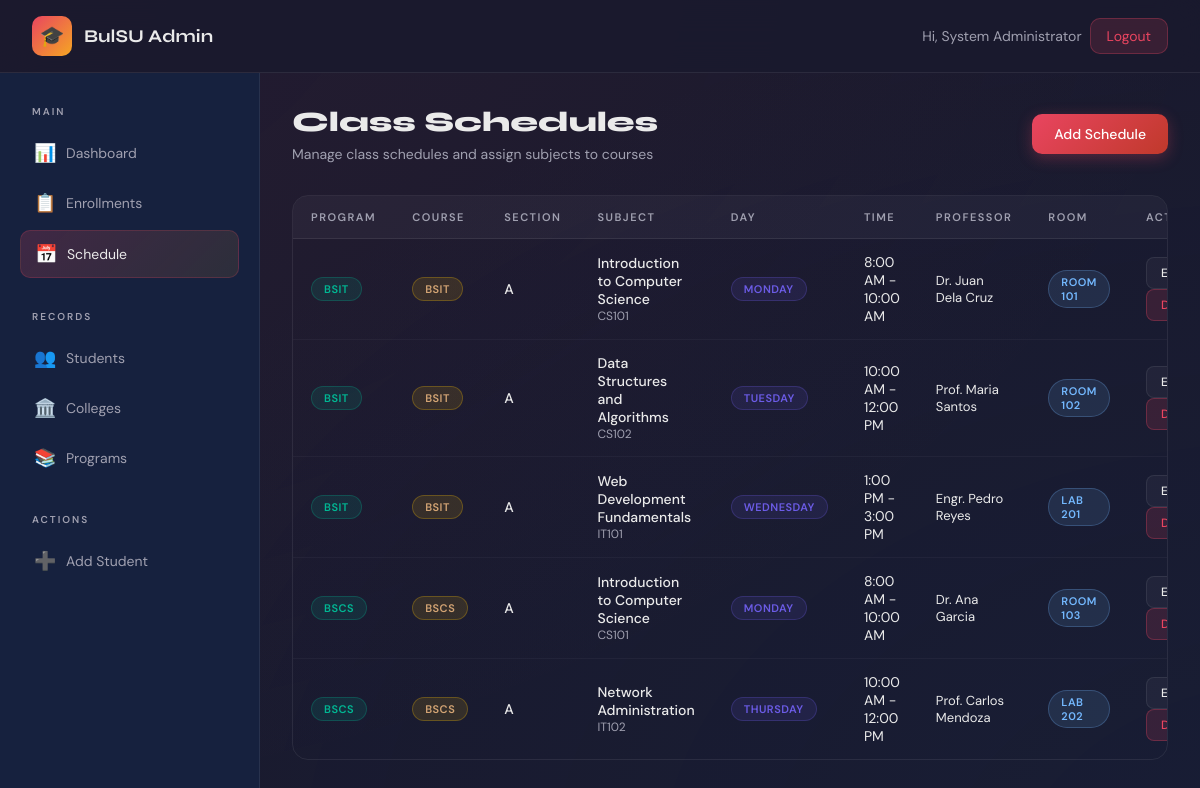
The page /admin/schedules.php (signed in) on the database its author committed.
### tables this page shows
CREATE TABLE IF NOT EXISTS schedules (
    id INT AUTO_INCREMENT PRIMARY KEY,
    program_id INT,
    course_code VARCHAR(20),
    section VARCHAR(10),
    subject_id INT,
    academic_year VARCHAR(20),
    semester VARCHAR(20),
    day_of_week VARCHAR(10),
    start_time TIME,
    end_time TIME,
    room_no VARCHAR(20),
    professor_name VARCHAR(100),
    created_at TIMESTAMP DEFAULT CURRENT_TIMESTAMP,
    FOREIGN KEY (program_id) REFERENCES programs(id) ON DELETE CASCADE,
    FOREIGN KEY (subject_id) REFERENCES subjects(id) ON DELETE CASCADE
);

CREATE TABLE IF NOT EXISTS programs (
    id INT AUTO_INCREMENT PRIMARY KEY,
    program_code VARCHAR(20) NOT NULL UNIQUE,
    program_name VARCHAR(150) NOT NULL,
    college_id INT,
    created_at TIMESTAMP DEFAULT CURRENT_TIMESTAMP,
    FOREIGN KEY (college_id) REFERENCES colleges(id) ON DELETE SET NULL
);

CREATE TABLE IF NOT EXISTS subjects (
    id INT AUTO_INCREMENT PRIMARY KEY,
    subject_code VARCHAR(20) NOT NULL,
    subject_name VARCHAR(150) NOT NULL,
    units INT NOT NULL DEFAULT 3,
    program_id INT,
    college_id INT,
    created_at TIMESTAMP DEFAULT CURRENT_TIMESTAMP,
    FOREIGN KEY (program_id) REFERENCES programs(id) ON DELETE CASCADE,
    FOREIGN KEY (college_id) REFERENCES colleges(id) ON DELETE CASCADE,
    UNIQUE KEY unique_subject_program (subject_code, program_id)
);

### admin/schedules.php (the view, shortened to what this page needs)
<?php
$conn = getConnection();
$schedules = $conn->query("
    SELECT sch.*, p.program_name, p.program_code, sub.subject_name, sub.subject_code as subj_code
    FROM schedules sch
    LEFT JOIN programs p ON sch.program_id = p.id
    LEFT JOIN subjects sub ON sch.subject_id = sub.id
    ORDER BY sch.program_id, sch.course_code, sch.section, FIELD(sch.day_of_week, 'Monday', 'Tuesday', 'Wednesday', 'Thursday', 'Friday', 'Saturday', 'Sunday'), sch.start_time ASC
");
$rows = [];
while ($r = $schedules->fetch_assoc()) $rows[] = $r;
?>
<!DOCTYPE html>
<html lang="en">
<head>
<link rel="stylesheet" href="/enrollment_system/assets/css/style.css">
</head>
<body>
<div class="wrapper">
    <nav class="navbar">
        <a href="/enrollment_system/index.php" class="navbar-brand"><div class="logo-icon">🎓</div><span>BulSU Admin</span></a>
        <div class="navbar-nav">
            <span style="color:var(--text-muted);font-size:14px">Hi, <?= htmlspecialchars($_SESSION['admin_name'] ?? 'Admin') ?></span>
            <a href="/enrollment_system/admin/logout.php" class="nav-link btn-danger">Logout</a>
        </div>
    </nav>
    <div class="layout">
        <aside class="sidebar">
            <div class="sidebar-section">
                <div class="sidebar-label">Main</div>
                <a href="/enrollment_system/admin/dashboard.php" class="sidebar-link"><span class="icon">📊</span> Dashboard</a>
                <a href="/enrollment_system/admin/enrollments.php" class="sidebar-link"><span class="icon">📋</span> Enrollments</a>
                <a href="/enrollment_system/admin/schedules.php" class="sidebar-link active"><span class="icon">📅</span> Schedule</a>
            </div>
            <div class="sidebar-section">
                <div class="sidebar-label">Records</div>
                <a href="/enrollment_system/admin/students.php" class="sidebar-link"><span class="icon">👥</span> Students</a>
                <a href="/enrollment_system/admin/colleges.php" class="sidebar-link"><span class="icon">🏛️</span> Colleges</a>
                <a href="/enrollment_system/admin/programs.php" class="sidebar-link"><span class="icon">📚</span> Programs</a>
            </div>
            <div class="sidebar-section">
                <div class="sidebar-label">Actions</div>
                <a href="/enrollment_system/admin/add_student.php" class="sidebar-link"><span class="icon">➕</span> Add Student</a>
            </div>
        </aside>
        <main class="main-content">
            <div class="page-header" style="display:flex;align-items:center;justify-content:space-between">
                <div>
                    <h1>Class Schedules</h1>
                    <p>Manage class schedules and assign subjects to courses</p>
                </div>
                <button class="btn btn-primary" onclick="openAdd()">Add Schedule</button>
            </div>
            <div class="table-wrapper">
                <table>
                    <thead>
                        <tr>
                            <th>Program</th>
                            <th>Course</th>
                            <th>Section</th>
                            <th>Subject</th>
                            <th>Day</th>
                            <th>Time</th>
                            <th>Professor</th>
                            <th>Room</th>
                            <th>Actions</th>
                        </tr>
                    </thead>
                    <tbody id="scheduleTable">
                    <?php foreach ($rows as $s): ?>
                    <tr id="sched-row-<?= $s['id'] ?>">
                        <td>
                            <span class="badge" style="background:rgba(0,184,148,0.12);color:var(--green);border:1px solid rgba(0,184,148,0.25)">
                                <?= htmlspecialchars($s['program_code']) ?>
                            </span>
                        </td>
                        <td>
                            <span class="badge" style="background:rgba(255,193,7,0.12);color:#d4a574;border:1px solid rgba(255,193,7,0.25)">
                                <?= htmlspecialchars($s['course_code']) ?>
                            </span>
                        </td>
                        <td style="font-weight:500"><?= htmlspecialchars($s['section']) ?></td>
                        <td>
                            <div style="font-weight:500"><?= htmlspecialchars($s['subject_name'] ?? 'N/A') ?></div>
                            <div style="font-size:12px;color:var(--text-muted)"><?= htmlspecialchars($s['subj_code'] ?? '') ?></div>
                        </td>
                        <td>
                            <span class="badge" style="background:rgba(108,92,231,0.12);color:#6c5ce7;border:1px solid rgba(108,92,231,0.25)">
                                <?= htmlspecialchars($s['day_of_week']) ?>
                            </span>
                        </td>
                        <td>
                            <?= date('g:i A', strtotime($s['start_time'])) ?> - <?= date('g:i A', strtotime($s['end_time'])) ?>
                        </td>
                        <td style="font-size:13px"><?= htmlspecialchars($s['professor_name']) ?></td>
                        <td>
                            <span class="badge" style="background:rgba(116,185,255,0.12);color:#74b9ff;border:1px solid rgba(116,185,255,0.25)">
                                <?= htmlspecialchars($s['room_no']) ?>
                            </span>
                        </td>
                        <td>
                            <button class="btn btn-ghost btn-sm" onclick="openEdit(<?= $s['id'] ?>, <?= $s['program_id'] ?>, '<?= addslashes($s['course_code']) ?>', '<?= addslashes($s['section']) ?>', <?= $s['subject_id'] ?? 0 ?>, '<?= addslashes($s['day_of_week']) ?>', '<?= $s['start_time'] ?>', '<?= $s['end_time'] ?>', '<?= addslashes($s['professor_name']) ?>', '<?= addslashes($s['room_no']) ?>')">Edit</button>
                            <button class="btn btn-danger btn-sm" onclick="deleteSchedule(<?= $s['id'] ?>)">Delete</button>
                        </td>
                    </tr>
                    <?php endforeach; ?>
                    </tbody>
                </table>
            </div>
        </main>
    </div>
</div>
</body>
</html>

### rows shown on the page
schedules: program.program_code "BSIT", course_code "BSIT", section "A", subject.subject_name "Introduction to Computer Science", subject.subject_code "CS101", day_of_week "MONDAY", start_time "8:00 AM", end_time "10:00 AM", professor_name "Dr. Juan Dela Cruz", room_no "ROOM 101"
schedules: program.program_code "BSIT", course_code "BSIT", section "A", subject.subject_name "Data Structures and Algorithms", subject.subject_code "CS102", day_of_week "TUESDAY", start_time "10:00 AM", end_time "12:00 PM", professor_name "Prof. Maria Santos", room_no "ROOM 102"
schedules: program.program_code "BSIT", course_code "BSIT", section "A", subject.subject_name "Web Development Fundamentals", subject.subject_code "IT101", day_of_week "WEDNESDAY", start_time "1:00 PM", end_time "3:00 PM", professor_name "Engr. Pedro Reyes", room_no "LAB 201"
schedules: program.program_code "BSCS", course_code "BSCS", section "A", subject.subject_name "Introduction to Computer Science", subject.subject_code "CS101", day_of_week "MONDAY", start_time "8:00 AM", end_time "10:00 AM", professor_name "Dr. Ana Garcia", room_no "ROOM 103"
schedules: program.program_code "BSCS", course_code "BSCS", section "A", subject.subject_name "Network Administration", subject.subject_code "IT102", day_of_week "THURSDAY", start_time "10:00 AM", end_time "12:00 PM", professor_name "Prof. Carlos Mendoza", room_no "LAB 202"

### other values the page prints
$_SESSION['admin_name'] "System Administrator"
